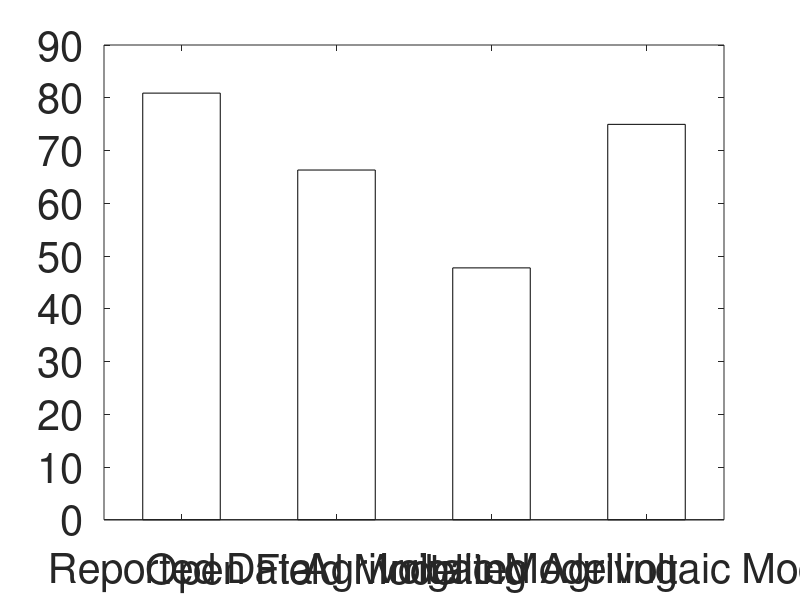

Reproduce this figure in MATLAB. (Note: this script raises an error after producing the figure.)
% Define colors for the bars
colors = [0.8500, 0.3250, 0.0980;  % A shade of red
          0.9290, 0.6940, 0.1250;  % A shade of yellow
          0, 0.4470, 0.7410;       % A shade of blue
          0.4940, 0.1840, 0.5560]; % A shade of purple

% Data for tomato growth in Spain
tomato_values = [80.88, 66.3, 47.75, 74.96];
tomato_categories = {'Reported Data', 'Open Field Modelling', 'Agrivoltaic Modelling', 'Irrigated Agrivoltaic Modelling'};

% Data for wheat growth in the UK
wheat_values = [8.59, 7.6, 5.1, 6.31];
wheat_categories = {'Reported Data', 'Open Field Modelling', 'Agrivoltaic Modelling', 'Irrigated Agrivoltaic Modelling'};

% Create bar chart for tomato growth
figure;
bT = bar(tomato_values, 0.5, 'FaceColor', 'flat'); % Set width to 0.5 for thinner bars
set(gca, 'xticklabel', tomato_categories, 'FontSize', 30);
set(gca, 'ylim', [0 90], 'ytick', 0:10:90); % Set y-axis limits and ticks for tomato
for k = 1:length(tomato_values)
    bT.CData(k,:) = colors(k,:);
end
% title('Tomato Growth in Spain', 'FontSize', 30);
ylabel('Growth (t/ha)', 'FontSize', 30); % Units of tonnes per hectare
grid on;

% Create bar chart for wheat growth
figure;
bW = bar(wheat_values, 0.5, 'FaceColor', 'flat'); % Set width to 0.5 for thinner bars
set(gca, 'xticklabel', wheat_categories, 'FontSize', 30);
set(gca, 'ylim', [0 9], 'ytick', 0:1:9); % Set y-axis limits and ticks for wheat
for k = 1:length(wheat_values)
    bW.CData(k,:) = colors(k,:);
end
% title('Wheat Growth in Britain', 'FontSize', 30);
ylabel('Growth (t/ha)', 'FontSize', 30); % Units of tonnes per hectare
grid on;
